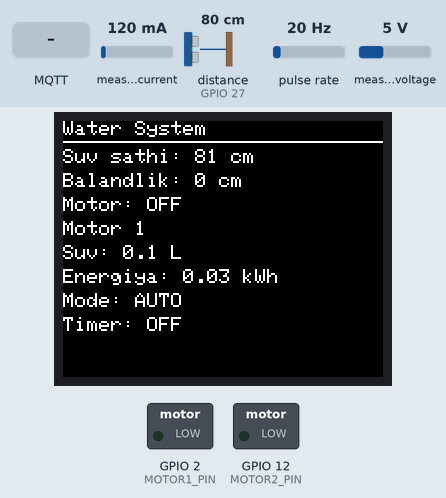
Recording of a sketch running on a simulated ESP32. On the bench: 160×128 colour display, switched loads named in the sketch (green lamp = pin HIGH). Wiring (inferred from the names in the program): pulse sensor: data GPIO 25. Inputs (shaded band) come from the test bench; at power-on: measured current 120 mA, distance to the obstacle (sensor on GPIO 27) 80 cm, pulse rate 20 Hz, measured voltage 5 V. The echo pulse lasts 58.3 µs per cm; WiFi joins after 1.5 s; servers stay silent unless stated; no MQTT or app messages arrive unless stated.

Above: at 2.9 s.
3.0 s: MQTT message "1" arrives on the third subscribed topic
At 4.6 s:
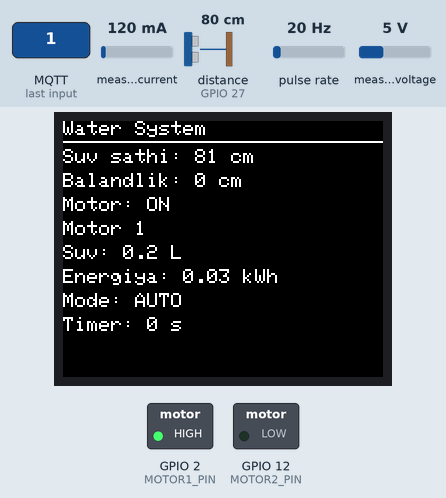
7.0 s: measured current set to 40 mA
At 9.1 s:
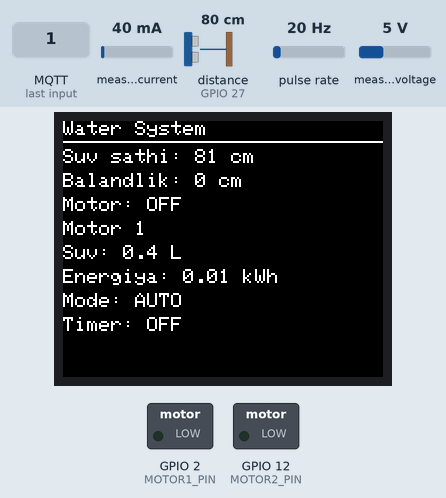
10.3 s: distance to the obstacle (sensor on GPIO 27) set to 2 cm
At 11.8 s:
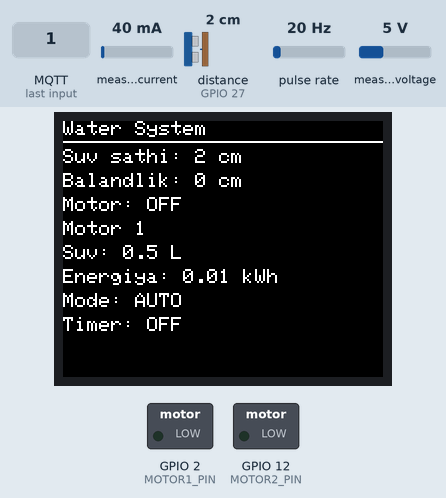
14.3 s: pulse rate (sensor on GPIO 25) set to 50 Hz
At 18.2 s:
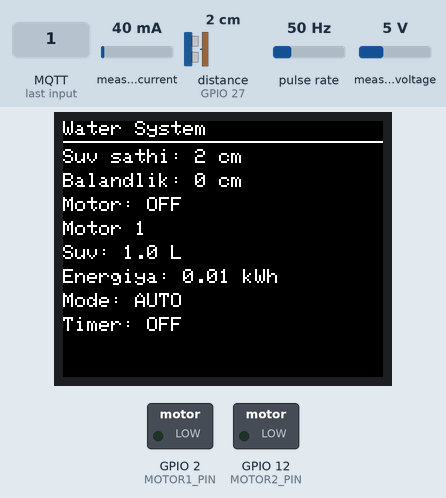
18.3 s: measured current set to 500 mA
At 19.1 s:
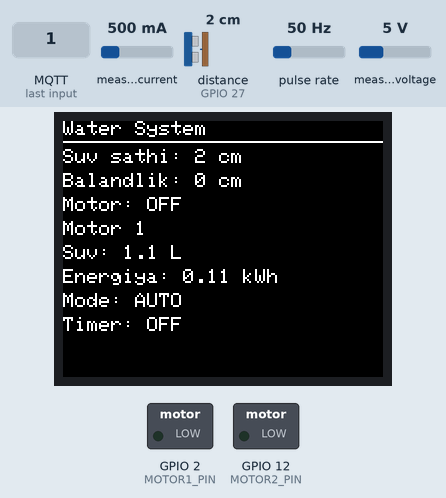
21.3 s: distance to the obstacle (sensor on GPIO 27) set to 4 cm
At 22.6 s:
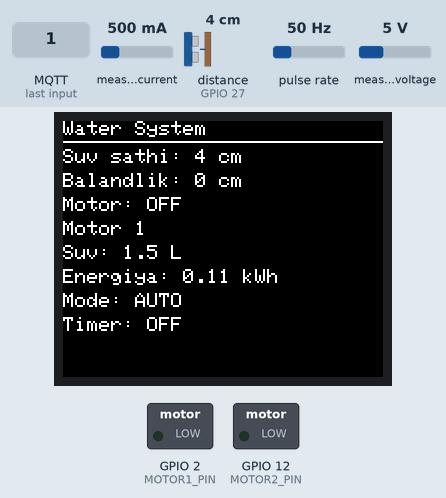
Timing chart, 0 to 24.3 s (numbered marks = the images above; inputs shaded):
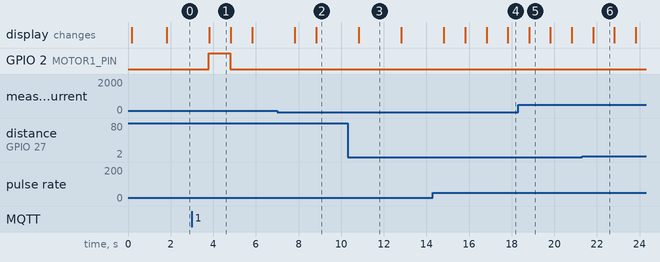

Measured:
- after the input at 3.0 s, GPIO 2 (MOTOR1_PIN): LOW → HIGH after 0.80 s, → LOW 1.0 s later; the display: changes after 0.82 s (image 1)
- after the input at 7.0 s, the display: first changes after 0.82 s (image 2 shows a later state)
- what the display in image 1 shows lasts 1.0 s, from 3.8 s to 4.8 s

The sketch:

esp32.ino
```cpp
#include <WiFi.h>
#include <Preferences.h>
#include <PubSubClient.h>
#include <Adafruit_GFX.h>
#include <Adafruit_ST7735.h>
#include <PZEM004Tv30.h>
#include <NewPing.h>

// ================= WIFI & MQTT =================
const char* ssid = "Mercusys_4A05";
const char* password = "bbbbbbbb9";

const char* mqttServer = "185.217.131.96";
const int mqttPort = 1883;
const char* mqttUser = "tr12345678";
const char* mqttPass = "tr12345678";

// ================= DEVICE =================
String deviceName = "qaysiddurboshcka";
String deviceTopic;
String settingsRequestTopic;
String settingsResponseTopic;

// ================= SETTINGS =================
bool ultrasonicMode = true; // true = AUTO (ultrasonic), false = MANUAL
bool motorOnline = false;   // motor health/status (not measured here)

// ================= MQTT =================
WiFiClient espClient;
PubSubClient client(espClient);

// ================= TFT =================
#define TFT_CS 5
#define TFT_RST 4
#define TFT_DC 22
Adafruit_ST7735 tft(TFT_CS, TFT_DC, TFT_RST);

// ================= SENSOR =================
#define TRIG_PIN 26
#define ECHO_PIN 27
NewPing sonar(TRIG_PIN, ECHO_PIN, 400);

#define FLOW_PIN 25
volatile int pulseCount = 0;
void IRAM_ATTR pulseCounter() { pulseCount++; }

// ================= MOTOR =================
#define MOTOR1_PIN 2
#define MOTOR2_PIN 12

bool activeMotor2 = false;
bool motorFault = false;
bool motorManual = false;
bool motorStarted = false;
String motorState = "OFF";

unsigned long motorStartTime = 0;
const unsigned long motorStartDelay = 10000;
float minCurrent = 0.05;
float maxCurrent = 10.0;

// ================= TIMER =================
bool timerActive = false;
unsigned long timerEndTime = 0;

// ================= MEASURE =================
int waterDepth = 0;
int height = 0;
float totalLitres = 0;
float totalEnergy = 0;

// ================= PZEM =================
PZEM004Tv30 pzem(Serial2, 16, 17);

// ================= TIMERS =================
unsigned long lastSensor = 0;
unsigned long lastDisplayUpdate = 0;

// ================= HELPERS =================
void stopMotors() {
  digitalWrite(MOTOR1_PIN, LOW);
  digitalWrite(MOTOR2_PIN, LOW);
  motorStarted = false;
}

void applyMotor() {
  if (activeMotor2) {
    digitalWrite(MOTOR2_PIN, HIGH);
    digitalWrite(MOTOR1_PIN, LOW);
  } else {
    digitalWrite(MOTOR1_PIN, HIGH);
    digitalWrite(MOTOR2_PIN, LOW);
  }
}

// ================= MQTT PUBLISH (GLOBAL) =================
void publishState(String event) {
  if (!client.connected()) return;

  // ONLINE/OFFLINE holati
  String status = (WiFi.status() == WL_CONNECTED && client.connected()) ? "ONLINE" : "OFFLINE";

  // Sensor/payload
  String payload = "{";
  payload += "\"deviceName\":\"" + deviceName + "\",";
  payload += "\"status\":\"" + status + "\",";
  payload += "\"waterDepth\":" + String(waterDepth) + ",";
  payload += "\"height\":" + String(height) + ",";
  payload += "\"motorState\":\"" + motorState + "\",";
  payload += "\"motorBy\":\"" + event + "\",";
  payload += "\"activeMotor\":" + String(activeMotor2 ? 2 : 1) + ",";
  payload += "\"activeMotor2\":" + String(activeMotor2 ? "true" : "false") + ",";
  payload += "\"timerActive\":" + String(timerActive ? "true" : "false") + ",";
  payload += "\"fault\":" + String(motorFault ? "true" : "false") + ",";
  payload += "\"totalLitres\":" + String(totalLitres, 2) + ",";
  payload += "\"totalElectricity\":" + String(totalEnergy, 2) + ",";
  payload += "\"motorOnline\":" + String(motorOnline ? "true" : "false") + ",";
  payload += "\"ultrasonicMode\":" + String(ultrasonicMode ? "true" : "false");
  payload += "}";

  // Yangi sensor/data topic
  String sensorTopic = "device/" + deviceName + "/sensor/data";
  client.publish(sensorTopic.c_str(), payload.c_str());

  // Status alohida topic
  String statusTopic = "device/" + deviceName + "/status";
  // Statusga asosiy metrikalarni ham qo'shamiz (front uchun)
  String statusPayload = "{";
  statusPayload += "\"deviceName\":\"" + deviceName + "\",";
  statusPayload += "\"status\":\"" + status + "\",";
  statusPayload += "\"waterDepth\":" + String(waterDepth) + ",";
  statusPayload += "\"height\":" + String(height) + ",";
  statusPayload += "\"totalLitres\":" + String(totalLitres, 2) + ",";
  statusPayload += "\"totalElectricity\":" + String(totalEnergy, 2) + ",";
  statusPayload += "\"motorState\":\"" + motorState + "\",";
  statusPayload += "\"activeMotor2\":" + String(activeMotor2 ? "true" : "false") + ",";
  statusPayload += "\"ultrasonicMode\":" + String(ultrasonicMode ? "true" : "false");
  statusPayload += "}";
  client.publish(statusTopic.c_str(), statusPayload.c_str());
}

// ================= DISPLAY =================
void updateDisplay() {
  // Ekranni bir marta tozalash faqat birinchi marta
  static bool firstRun = true;
  if (firstRun) {
    tft.fillScreen(ST7735_BLACK);
    firstRun = false;
  }

  tft.setTextColor(ST7735_WHITE);
  tft.setTextSize(1); // o'rtacha o'lcham

  // Sarlavha (faqat birinchi marta)
  static bool titleDrawn = false;
  if (!titleDrawn) {
    tft.setCursor(0, 0);
    tft.print("Water System");
    tft.drawFastHLine(0, 10, 160, ST7735_WHITE);
    titleDrawn = true;
  }

  // Har bir satrni alohida tozalash va yangilash (flickering yo'q)
  auto updateLine = [&](int y, const String &label, const String &value) {
    // Faqat o'sha satrni tozalash (160px kenglik, 12px balandlik)
    tft.fillRect(0, y, 160, 12, ST7735_BLACK);
    tft.setCursor(0, y);
    tft.print(label);
    tft.print(value);
  };

  int y = 14;
  updateLine(y, "Suv sathi: ", String(waterDepth) + " cm");
  y += 12;
  updateLine(y, "Balandlik: ", String(height) + " cm");
  y += 12;
  updateLine(y, "Motor: ", motorState);
  y += 12;
  updateLine(y, "Motor ", String(activeMotor2 ? "2" : "1"));
  y += 12;
  updateLine(y, "Suv: ", String(totalLitres, 1) + " L");
  y += 12;
  updateLine(y, "Energiya: ", String(totalEnergy, 2) + " kWh");
  y += 12;

  // Mode: AUTO/MANUAL (ultrasonicMode ga qarab)
  updateLine(y, "Mode: ", ultrasonicMode ? "AUTO" : "MANUAL");
  y += 12;

  // Timer
  String timerLine = "OFF";
  if (timerActive) {
    long remainMs = (long)timerEndTime - (long)millis();
    if (remainMs < 0) remainMs = 0;
    timerLine = String(remainMs / 1000) + " s";
  }
  updateLine(y, "Timer: ", timerLine);
}

// ================= MQTT CALLBACK =================
void mqttCallback(char* topic, byte* payload, unsigned int length) {
  String msg;
  for (int i = 0; i < length; i++) msg += (char)payload[i];

  String topicStr = String(topic);
  String motorTopic = "device/" + deviceName + "/motor/command";
  String timerTopic = "device/" + deviceName + "/timer/command";
  String heightTopic = "device/" + deviceName + "/height/command";
  String switchTopic = "device/" + deviceName + "/motor/switch";
  String ultrasonicTopic = "device/" + deviceName + "/ultrasonic/command";
  String settingsRespTopic = "device/" + deviceName + "/settings/response";

  // Settings javobi
  if (topicStr == settingsResponseTopic || topicStr == settingsRespTopic) {
    // Parse JSON: {"height":100,"activeMotor2":false,"ultrasonicMode":true} yoki {"ultrasonic": true}
    int hIdx = msg.indexOf("\"height\":");
    if (hIdx >= 0) {
      int s = msg.indexOf(":", hIdx) + 1;
      int e = msg.indexOf(",", s);
      if (e < 0) e = msg.indexOf("}", s);
      int h = msg.substring(s, e).toInt();
      if (h > 0) {
        height = h;
        publishState("HEIGHT_SET");
      }
    }
    int mIdx = msg.indexOf("\"activeMotor2\":");
    if (mIdx >= 0) {
      int s = msg.indexOf(":", mIdx) + 1;
      int e = msg.indexOf(",", s);
      if (e < 0) e = msg.indexOf("}", s);
      String v = msg.substring(s, e); v.trim();
      activeMotor2 = (v == "true" || v == "1");
      publishState(activeMotor2 ? "SWITCH_M2" : "SWITCH_M1");
    }
    // ultrasonicMode yoki ultrasonic kalitlari
    int uIdx = msg.indexOf("\"ultrasonicMode\":");
    if (uIdx < 0) uIdx = msg.indexOf("\"ultrasonic\":");
    if (uIdx >= 0) {
      int s = msg.indexOf(":", uIdx) + 1;
      int e = msg.indexOf(",", s);
      if (e < 0) e = msg.indexOf("}", s);
      String v = msg.substring(s, e); v.trim();
      ultrasonicMode = (v == "true" || v == "1");
      publishState(ultrasonicMode ? "ULTRASONIC_AUTO" : "ULTRASONIC_MANUAL");
    }
    return;
  }

  // Legacy single-topic commands
  if (topicStr == deviceTopic) {
    if (msg == "ON") {
      motorManual = true;
      publishState("MANUAL_ON");
    }
    else if (msg == "OFF") {
      motorManual = false;
      publishState("MANUAL_OFF");
    }
    else if (msg.startsWith("H=")) {
      height = msg.substring(2).toInt();
      publishState("HEIGHT_SET");
    }
    else if (msg.startsWith("T=")) {
      int sec = msg.substring(2).toInt();
      timerActive = true;
      timerEndTime = millis() + sec * 1000UL;
      publishState("TIMER_START");
    }
    else if (msg == "M1") {
      activeMotor2 = false;
      publishState("SWITCH_M1");
    }
    else if (msg == "M2") {
      activeMotor2 = true;
      publishState("SWITCH_M2");
    }
  }

  // New per-topic commands
  if (topicStr == motorTopic) {
    if (msg == "ON") {
      motorManual = true;
      publishState("MANUAL_ON");
    } else if (msg == "OFF") {
      motorManual = false;
      publishState("MANUAL_OFF");
    }
  } else if (topicStr == timerTopic) {
    int sec = msg.toInt();
    if (sec > 0) {
      timerActive = true;
      timerEndTime = millis() + sec * 1000UL;
      publishState("TIMER_START");
    }
  } else if (topicStr == heightTopic) {
    int h = msg.toInt();
    if (h >= 0) {
      height = h;
      publishState("HEIGHT_SET");
    }
  } else if (topicStr == switchTopic) {
    if (msg == "1") {
      activeMotor2 = false;
      publishState("SWITCH_M1");
    } else if (msg == "2") {
      activeMotor2 = true;
      publishState("SWITCH_M2");
    }
  } else if (topicStr == ultrasonicTopic) {
    if (msg == "true" || msg == "1" || msg == "AUTO") {
      ultrasonicMode = true;
      publishState("ULTRASONIC_AUTO");
    } else if (msg == "false" || msg == "0" || msg == "MANUAL") {
      ultrasonicMode = false;
      publishState("ULTRASONIC_MANUAL");
    }
  }
}

// ================= MQTT CONNECT =================
void connectMQTT() {
  while (!client.connected()) {
    String clientId = "ESP32_" + deviceName;
    if (client.connect(clientId.c_str(), mqttUser, mqttPass)) {
      // Topics
      String motorTopic = "device/" + deviceName + "/motor/command";
      String timerTopic = "device/" + deviceName + "/timer/command";
      String heightTopic = "device/" + deviceName + "/height/command";
      String switchTopic = "device/" + deviceName + "/motor/switch";
      String ultrasonicTopic = "device/" + deviceName + "/ultrasonic/command";
      String settingsRespTopic = "device/" + deviceName + "/settings/response";

      // Legacy single-topic commands
      client.subscribe(deviceTopic.c_str());
      // Structured topics
      client.subscribe(motorTopic.c_str());
      client.subscribe(timerTopic.c_str());
      client.subscribe(heightTopic.c_str());
      client.subscribe(switchTopic.c_str());
      client.subscribe(ultrasonicTopic.c_str());
      client.subscribe(settingsResponseTopic.c_str());
      client.subscribe(settingsRespTopic.c_str());

      // Request settings from backend
      String requestPayload = "{\"deviceName\":\"" + deviceName + "\"}";
      client.publish(settingsRequestTopic.c_str(), requestPayload.c_str());

      publishState("BOOT");
    } else {
      delay(500);
    }
  }
}

// ================= SENSOR + LOGIC =================
void updateLogic() {
  // Water
  int d = sonar.ping_cm();
  if (d > 0) waterDepth = d;

  // Flow
  totalLitres += (pulseCount / 7.5f) / 60.0f;
  pulseCount = 0;

  // Energy
  float p = pzem.power();
  if (!isnan(p)) totalEnergy = p / 1000.0f;

  // Timer
  if (timerActive && millis() >= timerEndTime) {
    timerActive = false;
    motorManual = false;
    publishState("TIMER_END");
  }

  // LEVEL LOGIC (ultrasonicMode => AUTO, otherwise manual/timer only)
  bool levelDemand = false;
  if (ultrasonicMode) {
    levelDemand = (height > 0 && waterDepth < height);
  }
  bool demand = motorManual || timerActive || levelDemand;

  String prev = motorState;
  motorState = (demand && !motorFault) ? "ON" : "OFF";

  if (motorState != prev) {
    if (ultrasonicMode && levelDemand) {
      publishState("AUTO_LEVEL");
    } else if (ultrasonicMode && prev == "ON" && motorState == "OFF") {
      publishState("AUTO_LEVEL_OFF");
    } else {
      publishState("STATE_CHANGE");
    }
  }

  if (motorState == "ON") {
    if (!motorStarted) {
      motorStarted = true;
      motorStartTime = millis();
      applyMotor();
    }
  } else {
    stopMotors();
  }
}

// ================= SETUP =================
void setup() {
  Serial.begin(115200);

  pinMode(MOTOR1_PIN, OUTPUT);
  pinMode(MOTOR2_PIN, OUTPUT);
  pinMode(FLOW_PIN, INPUT_PULLUP);
  attachInterrupt(digitalPinToInterrupt(FLOW_PIN), pulseCounter, FALLING);

  Serial2.begin(9600, SERIAL_8N1, 16, 17);

  // TFT init
  tft.initR(INITR_BLACKTAB);
  tft.setRotation(1); // o'ngdan chapga (landshaft)
  tft.fillScreen(ST7735_BLACK);
  tft.setTextColor(ST7735_WHITE);
  tft.setTextSize(2);
  tft.setCursor(0, 0);
  tft.print("Starting...");

  WiFi.begin(ssid, password);
  while (WiFi.status() != WL_CONNECTED) delay(500);

  deviceTopic = "device/" + deviceName;
  settingsRequestTopic = "device/" + deviceName + "/settings/request";
  settingsResponseTopic = "device/" + deviceName + "/settings/response";

  client.setServer(mqttServer, mqttPort);
  client.setCallback(mqttCallback);
  connectMQTT();

  publishState("BOOT");
  updateDisplay();
}

// ================= LOOP =================
void loop() {
  client.loop();

  if (millis() - lastSensor >= 1000) {
    lastSensor = millis();
    updateLogic();
    publishState("SENSOR_TICK");
  }

  if (millis() - lastDisplayUpdate >= 1000) {
    lastDisplayUpdate = millis();
    updateDisplay();
  }
}
```
